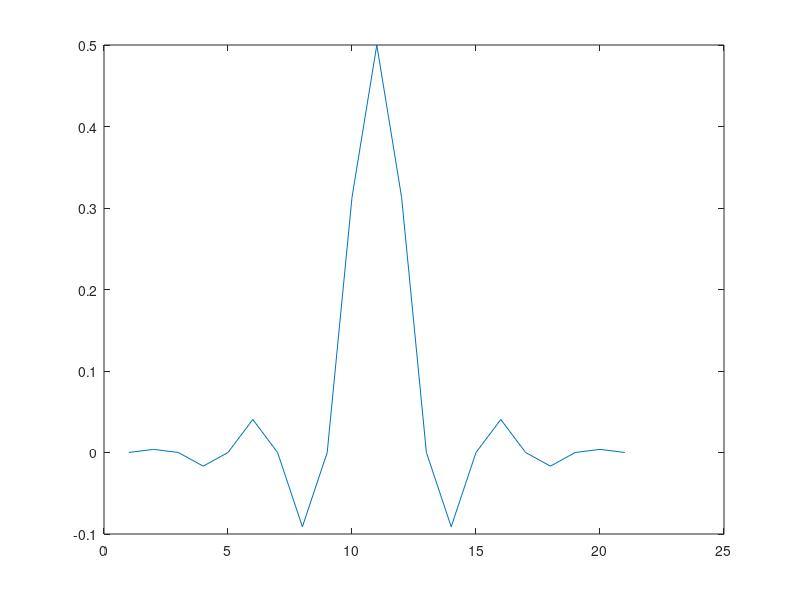
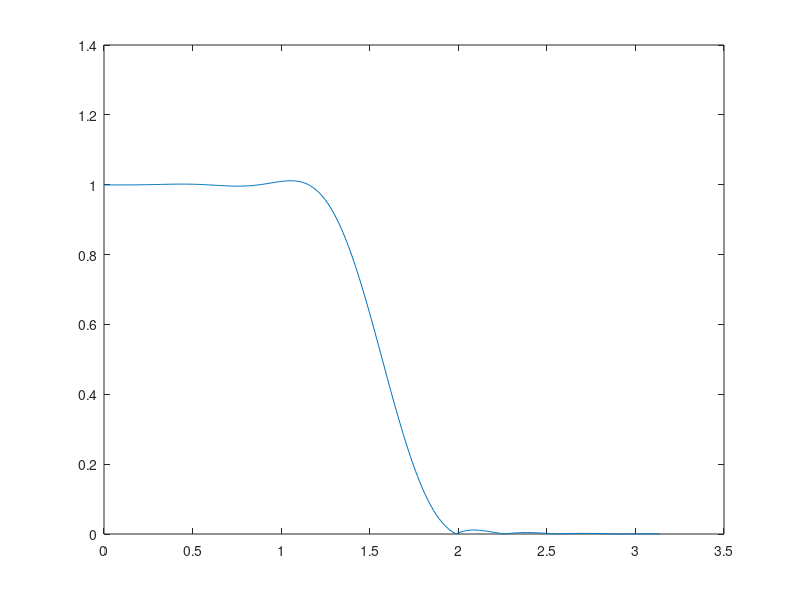
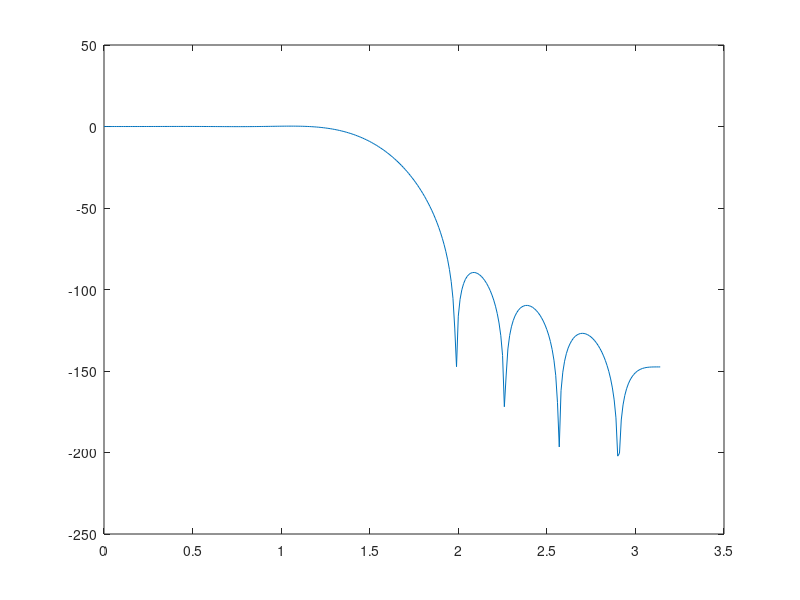

Write MATLAB code to recreate these figures, in order. (Note: this script raises an error after producing the figures.)
clc 
close all 
clear all
N=21; 
f1=0.2;
f2=0.3;
M=(N-1)/2;
h=zeros(1,N);
for i=0:N-1
    h(i+1)=(sin(pi*(f2-f1)*(i-M)*sin(pi*(f2+f1)*(i-M))))/((pi^2)*(f2-f1)*((i-M)^2));
end
h(M+1)=f1+f2;

plot(h)

w1=0:1/100:pi;
H=0;
j=sqrt(-1);
for n=1:length(h)
    H=H+h(n)*exp(-j*w1*n);
end
  figure;
  plot(w1,abs(H))
  figure;
  plot(w1,20*log(abs(H)))
  figure;
  plot(w1,phase(H))